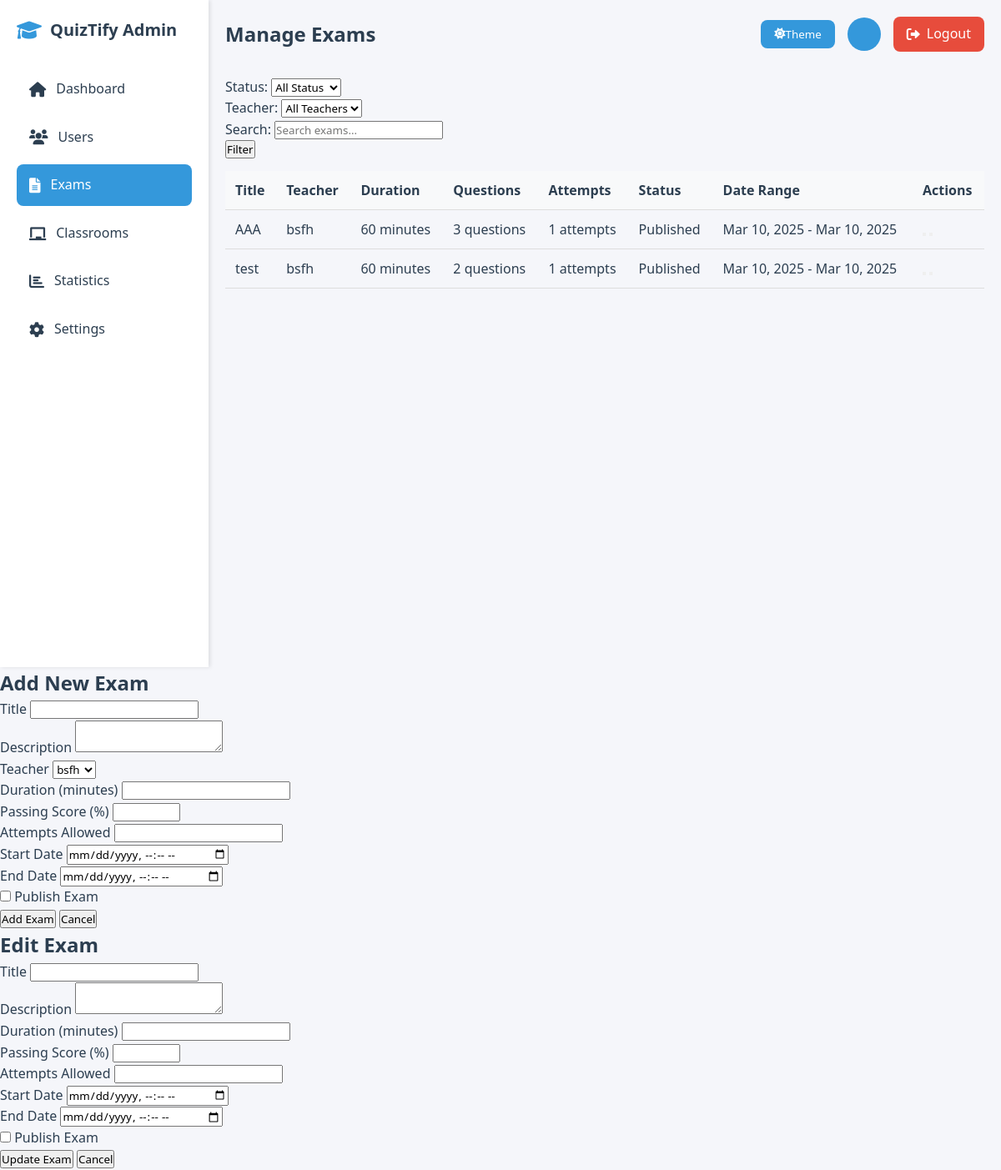
Screenshot of /admin/exams.php (signed in) with the database file from the repository.
### tables this page shows
CREATE TABLE `exams` (
  `id` int(11) NOT NULL,
  `title` varchar(255) NOT NULL,
  `description` text DEFAULT NULL,
  `is_published` tinyint(1) NOT NULL DEFAULT 0,
  `start_date` datetime NOT NULL,
  `end_date` datetime NOT NULL,
  `created_by` int(11) NOT NULL,
  `created_at` timestamp NOT NULL DEFAULT current_timestamp(),
  `total_points` enum('10','20','40','100') NOT NULL DEFAULT '10',
  `attempts_allowed` int(11) NOT NULL DEFAULT 1,
  `passing_score` int(11) NOT NULL DEFAULT 60,
  `has_timer` tinyint(1) DEFAULT 0,
  `duration_minutes` int(11) DEFAULT NULL
);

CREATE TABLE `users` (
  `id` int(11) NOT NULL,
  `username` varchar(50) NOT NULL,
  `password` varchar(255) NOT NULL,
  `email` varchar(100) NOT NULL,
  `role` enum('admin','teacher','student') NOT NULL DEFAULT 'student',
  `department` varchar(100) DEFAULT NULL,
  `status` enum('active','inactive') NOT NULL DEFAULT 'active',
  `full_name` varchar(100) NOT NULL,
  `created_at` timestamp NOT NULL DEFAULT current_timestamp(),
  `last_login` timestamp NULL DEFAULT NULL,
  `classroom_id` int(11) DEFAULT NULL,
  `is_approved` tinyint(1) DEFAULT 0
);

### admin/exams.php (the view, shortened to what this page needs)
<?php
$status_filter = isset($_GET['status']) ? $_GET['status'] : 'all';
$search = isset($_GET['search']) ? trim($_GET['search']) : '';
$page = isset($_GET['page']) ? (int)$_GET['page'] : 1;
$limit = 10;
$exams = [];
$teachers = [];
try {
    $conn = getDBConnection();
    $teachers = $conn->query("
        SELECT id, full_name, username
        FROM users
        WHERE role = 'teacher'
        ORDER BY full_name
    ")->fetchAll(PDO::FETCH_ASSOC);
    $where_conditions = ["1=1"];
    $params = [];
    $where_clause = implode(' AND ', $where_conditions);
    $offset = ($page - 1) * $limit;
    $sql = "
        SELECT e.*,
            u.full_name as teacher_name,
            (SELECT COUNT(*) FROM exam_attempts WHERE exam_id = e.id) as attempt_count,
            (SELECT COUNT(*) FROM questions WHERE exam_id = e.id) as question_count
        FROM exams e
        LEFT JOIN users u ON e.created_by = u.id
        WHERE $where_clause
        ORDER BY e.created_at DESC
        LIMIT ? OFFSET ?
    ";
    $stmt = $conn->prepare($sql);
    $stmt->execute(array_merge($params, [$limit, $offset]));
    $exams = $stmt->fetchAll(PDO::FETCH_ASSOC);
} catch(PDOException $e) {
    setFlashMessage('error', 'Database error: ' . $e->getMessage());
    $exams = [];
    $total_pages = 1;
}
?>
<!DOCTYPE html>
<html lang="en">
<head>
    <link rel="stylesheet" href="https://cdnjs.cloudflare.com/ajax/libs/font-awesome/6.0.0/css/all.min.css">
</head>
<body>
    <div class="dashboard-container">
        <div class="sidebar">
            <div class="logo">
                <i class="fas fa-graduation-cap"></i>
                <h2>QuizTify Admin</h2>
            </div>
            <nav>
                <a href="dashboard.php" class="nav-link">
                    <i class="fas fa-home"></i> Dashboard
                </a>
                <a href="users.php" class="nav-link">
                    <i class="fas fa-users"></i> Users
                </a>
                <a href="exams.php" class="nav-link active">
                    <i class="fas fa-file-alt"></i> Exams
                </a>
                <a href="classrooms.php" class="nav-link">
                    <i class="fas fa-chalkboard"></i> Classrooms
                </a>
                <a href="statistics.php" class="nav-link">
                    <i class="fas fa-chart-bar"></i> Statistics
                </a>
                <a href="settings.php" class="nav-link">
                    <i class="fas fa-cog"></i> Settings
                </a>
            </nav>
        </div>
        <div class="main-content">
            <div class="header">
                <h1 class="page-title">Manage Exams</h1>
                <div class="user-menu">
                    <button id="theme-toggle" class="theme-toggle">
                        <i class="fas fa-moon"></i> Theme
                    </button>
                    <div class="user-avatar">
                    </div>
                    <a href="../logout.php" class="logout-btn">
                        <i class="fas fa-sign-out-alt"></i> Logout
                    </a>
                </div>
            </div>
            <div class="filters">
                <form method="GET" class="filter-form">
                    <div class="filter-group">
                        <label>Status:</label>
                        <select name="status">
                            <option value="all" <?php echo $status_filter === 'all' ? 'selected' : ''; ?>>All Status</option>
                        </select>
                    </div>
                    <div class="filter-group">
                        <label>Teacher:</label>
                        <select name="teacher">
                            <option value="all">All Teachers</option>
                        </select>
                    </div>
                    <div class="filter-group">
                        <label>Search:</label>
                        <input type="text" name="search"
                               value="<?php echo htmlspecialchars($search); ?>"
                               placeholder="Search exams...">
                    </div>
                    <button type="submit" class="btn btn-primary">Filter</button>
                </form>
            </div>
            <div class="exams-table">
                <table class="table">
                    <thead>
                        <tr>
                            <th>Title</th>
                            <th>Teacher</th>
                            <th>Duration</th>
                            <th>Questions</th>
                            <th>Attempts</th>
                            <th>Status</th>
                            <th>Date Range</th>
                            <th>Actions</th>
                        </tr>
                    </thead>
                    <tbody>
                        <?php if (!empty($exams)): ?>
                            <?php foreach ($exams as $exam): ?>
                                <tr>
                                    <td><?php echo htmlspecialchars($exam['title']); ?></td>
                                    <td><?php echo htmlspecialchars($exam['teacher_name']); ?></td>
                                    <td><?php echo $exam['duration_minutes']; ?> minutes</td>
                                    <td><?php echo $exam['question_count']; ?> questions</td>
                                    <td><?php echo $exam['attempt_count']; ?> attempts</td>
                                    <td>
                                        <span class="status-badge status-<?php echo $exam['is_published'] ? 'published' : 'draft'; ?>">
                                            <?php echo $exam['is_published'] ? 'Published' : 'Draft'; ?>
                                        </span>
                                    </td>
                                    <td>
                                        <?php
                                        echo date('M d, Y', strtotime($exam['start_date'])) . ' - ' .
                                             date('M d, Y', strtotime($exam['end_date']));
                                        ?>
                                    </td>
                                    <td class="exam-actions">
                                        <button class="btn btn-warning" onclick='showEditModal(<?php echo htmlspecialchars(json_encode($exam)); ?>)'>
                                        </button>
                                        <button class="btn btn-danger" onclick="confirmDelete(<?php echo $exam['id']; ?>)">
                                        </button>
                                    </td>
                                </tr>
                            <?php endforeach; ?>
                        <?php else: ?>
                            <tr>
                                <td colspan="8" style="text-align: center;">No exams found</td>
                            </tr>
                        <?php endif; ?>
                    </tbody>
                </table>
            </div>
        </div>
    </div>
    <div id="addModal" class="modal">
        <div class="modal-content">
            <h2>Add New Exam</h2>
            <form action="" method="POST">
                <div class="form-group">
                    <label>Title</label>
                    <input type="text" name="title" required>
                </div>
                <div class="form-group">
                    <label>Description</label>
                    <textarea name="description" required></textarea>
                </div>
                <div class="form-group">
                    <label>Teacher</label>
                    <select name="teacher_id" required>
                        <?php foreach ($teachers as $teacher): ?>
                            <option value="<?php echo $teacher['id']; ?>">
                                <?php echo htmlspecialchars($teacher['full_name']); ?>
                            </option>
                        <?php endforeach; ?>
                    </select>
                </div>
                <div class="form-group">
                    <label>Duration (minutes)</label>
                    <input type="number" name="duration_minutes" required min="1">
                </div>
                <div class="form-group">
                    <label>Passing Score (%)</label>
                    <input type="number" name="passing_score" required min="0" max="100">
                </div>
                <div class="form-group">
                    <label>Attempts Allowed</label>
                    <input type="number" name="attempts_allowed" required min="1">
                </div>
                <div class="form-group">
                    <label>Start Date</label>
                    <input type="datetime-local" name="start_date" required>
                </div>
                <div class="form-group">
                    <label>End Date</label>
                    <input type="datetime-local" name="end_date" required>
                </div>
                <div class="checkbox-group">
                    <input type="checkbox" name="is_published" id="add_is_published">
                    <label for="add_is_published">Publish Exam</label>
                </div>
                <button type="submit" class="btn btn-primary">Add Exam</button>
                <button type="button" class="btn btn-danger" onclick="hideModal('addModal')">Cancel</button>
            </form>
        </div>
    </div>
    <div id="editModal" class="modal">
        <div class="modal-content">
            <h2>Edit Exam</h2>
            <form action="" method="POST">
                <div class="form-group">
                    <label>Title</label>
                    <input type="text" name="title" id="edit_title" required>
                </div>
                <div class="form-group">
                    <label>Description</label>
                    <textarea name="description" id="edit_description" required></textarea>
                </div>
                <div class="form-group">
                    <label>Duration (minutes)</label>
                    <input type="number" name="duration_minutes" id="edit_duration_minutes" required min="1">
                </div>
                <div class="form-group">
                    <label>Passing Score (%)</label>
                    <input type="number" name="passing_score" id="edit_passing_score" required min="0" max="100">
                </div>
                <div class="form-group">
                    <label>Attempts Allowed</label>
                    <input type="number" name="attempts_allowed" id="edit_attempts_allowed" required min="1">
                </div>
                <div class="form-group">
                    <label>Start Date</label>
                    <input type="datetime-local" name="start_date" id="edit_start_date" required>
                </div>
                <div class="form-group">
                    <label>End Date</label>
                    <input type="datetime-local" name="end_date" id="edit_end_date" required>
                </div>
                <div class="checkbox-group">
                    <input type="checkbox" name="is_published" id="edit_is_published">
                    <label for="edit_is_published">Publish Exam</label>
                </div>
                <button type="submit" class="btn btn-primary">Update Exam</button>
                <button type="button" class="btn btn-danger" onclick="hideModal('editModal')">Cancel</button>
            </form>
        </div>
    </div>
</body>
</html>

### admin/exams.php (style rules this page uses)
:root { --primary-color: #2c3e50; --secondary-color: #3498db; --success-color: #2ecc71; --danger-color: #e74c3c; --warning-color: #f1c40f; --light-color: #ecf0f1; --dark-color: #2c3e50; --background-color: #f5f6fa; --text-color: #2c3e50; --card-bg: #ffffff; --border-color: #ddd; --table-header-bg: #f8f9fa; --sidebar-bg: #ffffff; --sidebar-width: 250px; --nav-hover-bg: #f0f0f0; }
* { margin: 0; padding: 0; box-sizing: border-box; font-family: 'Segoe UI', Tahoma, Geneva, Verdana, sans-serif; }
body { background-color: var(--background-color); color: var(--text-color); transition: all 0.3s ease; line-height: 1.6; }
.dashboard-container { display: flex; min-height: 100vh; }
.sidebar { width: var(--sidebar-width); background: var(--sidebar-bg); padding: 20px; box-shadow: 2px 0 5px rgba(0,0,0,0.1); transition: all 0.3s ease; }
.logo { display: flex; align-items: center; gap: 10px; margin-bottom: 30px; }
.logo i { color: var(--secondary-color); font-size: 24px; }
.logo h2 { color: var(--text-color); font-size: 20px; }
.main-content { flex: 1; padding: 20px; transition: all 0.3s ease; }
.header { display: flex; justify-content: space-between; align-items: center; margin-bottom: 30px; }
.page-title { font-size: 24px; color: var(--text-color); }
.user-menu { display: flex; align-items: center; gap: 15px; }
.user-avatar { width: 40px; height: 40px; background: var(--secondary-color); border-radius: 50%; display: flex; align-items: center; justify-content: center; color: white; font-weight: bold; }
.table { width: 100%; border-collapse: collapse; margin-top: 15px; }
.table th, .table td { padding: 12px; text-align: left; border-bottom: 1px solid var(--border-color); }
.table th { background-color: var(--table-header-bg); font-weight: 600; color: var(--text-color); }
.nav-link { display: flex; align-items: center; padding: 12px 15px; color: var(--text-color); text-decoration: none; border-radius: 8px; margin-bottom: 8px; transition: all 0.3s ease; }
.nav-link i { margin-right: 12px; font-size: 18px; }
.nav-link.active { background: var(--secondary-color); color: white; }
.theme-toggle { display: flex; align-items: center; justify-content: center; padding: 8px 16px; border: none; border-radius: 8px; background: var(--secondary-color); color: white; cursor: pointer; transition: all 0.3s ease; }
.logout-btn { background: var(--danger-color); color: white; padding: 8px 16px; border-radius: 8px; text-decoration: none; transition: all 0.3s ease; display: inline-flex; align-items: center; gap: 8px; }
table th, table td { color: var(--text-color); }

### rows the page displays
exams: title "AAA", created_by.full_name "bsfh", duration_minutes "60", question_count "3", attempt_count "1", is_published "Published", start_date "Mar 10, 2025", end_date "Mar 10, 2025"
exams: title "test", created_by.full_name "bsfh", duration_minutes "60", question_count "2", attempt_count "1", is_published "Published", start_date "Mar 10, 2025", end_date "Mar 10, 2025"

### other values shown
form field teacher_id "bsfh"
